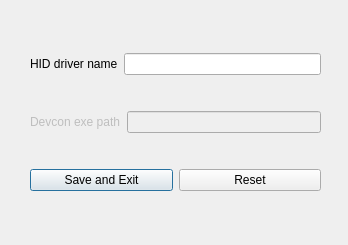
<?xml version="1.0" encoding="UTF-8"?>
<ui version="4.0">
 <class>settingsDialog</class>
 <widget class="QDialog" name="settingsDialog">
  <property name="geometry">
   <rect>
    <x>0</x>
    <y>0</y>
    <width>348</width>
    <height>245</height>
   </rect>
  </property>
  <property name="windowTitle">
   <string>Dialog</string>
  </property>
  <widget class="QWidget" name="">
   <property name="geometry">
    <rect>
     <x>30</x>
     <y>23</y>
     <width>291</width>
     <height>201</height>
    </rect>
   </property>
   <layout class="QVBoxLayout" name="verticalLayout">
    <item>
     <layout class="QHBoxLayout" name="horizontalLayout">
      <item>
       <widget class="QLabel" name="hidLabel">
        <property name="text">
         <string>HID driver name</string>
        </property>
       </widget>
      </item>
      <item>
       <widget class="QLineEdit" name="hidText"/>
      </item>
     </layout>
    </item>
    <item>
     <layout class="QHBoxLayout" name="horizontalLayout_2">
      <item>
       <widget class="QLabel" name="devconLabel">
        <property name="enabled">
         <bool>false</bool>
        </property>
        <property name="text">
         <string>Devcon exe path</string>
        </property>
       </widget>
      </item>
      <item>
       <widget class="QLineEdit" name="devconText">
        <property name="enabled">
         <bool>false</bool>
        </property>
       </widget>
      </item>
     </layout>
    </item>
    <item>
     <layout class="QHBoxLayout" name="horizontalLayout_3">
      <item>
       <widget class="QPushButton" name="saveBtn">
        <property name="text">
         <string>Save and Exit</string>
        </property>
       </widget>
      </item>
      <item>
       <widget class="QPushButton" name="resetBtn">
        <property name="text">
         <string>Reset</string>
        </property>
       </widget>
      </item>
     </layout>
    </item>
   </layout>
  </widget>
 </widget>
 <resources/>
 <connections/>
</ui>
